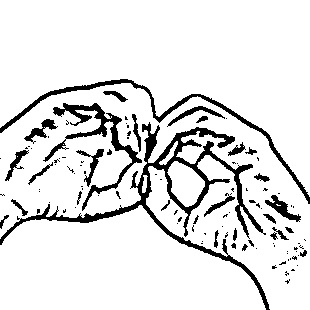
#> input picture dataSet/trainingData/B/154.jpg, 310 x 310 px, found by its file name
$ python preprocessing.py
#> lines starting #> are read from the running program, lines starting #| are printed output that depends on the picture; after the words box and inside, x2 and y2 are one past the last pixel; in counts of white or black regions, pixels touching at a corner belong together
### image_processing.py
# Import necessary libraries
import numpy as np
import cv2

# Set a minimum value for thresholding
minValue = 70

# Define a function named 'func' that takes a file path as an argument
def func(path):
    # Read an image from the specified file path
    frame = cv2.imread(path)

    # Convert the image to grayscale
    gray = cv2.cvtColor(frame, cv2.COLOR_BGR2GRAY)

    # Apply Gaussian blur to the grayscale image
    blur = cv2.GaussianBlur(gray, (5, 5), 2)

    # Apply adaptive thresholding to the blurred image
    th3 = cv2.adaptiveThreshold(blur, 255, cv2.ADAPTIVE_THRESH_GAUSSIAN_C, cv2.THRESH_BINARY_INV, 11, 2)

    # Apply thresholding using Otsu's method to the result of adaptive thresholding
    ret, res = cv2.threshold(th3, minValue, 255, cv2.THRESH_BINARY_INV + cv2.THRESH_OTSU)

    # Return the resulting image after thresholding
    return res

### preprocessing.py
# Import necessary libraries
import numpy as np
import cv2
import os

# Import the 'func' function from a module named 'image_processing'
from image_processing import func

# Set the data, train, and test folder locations
data_folder = "C:/Users/zaiba/Documents/Final_CoC/dataSet"
train_folder = "C:/Users/zaiba/Documents/Final_CoC/dataSet/trainingData"
test_folder = "C:/Users/zaiba/Documents/Final_CoC/dataSet/testingData"

# Create directories if they don't exist
if not os.path.exists(data_folder):
    os.makedirs(data_folder)
if not os.path.exists(train_folder):
    os.makedirs(train_folder)
if not os.path.exists(test_folder):
    os.makedirs(test_folder)

# Set paths
path = train_folder
path1 = data_folder
a = ['label']

# Add pixel column names to the list
for i in range(64 * 64):
    a.append("pixel" + str(i))

# Initialize variables
label = 0
var = 0
c1 = 0
c2 = 0

# Loop through directories and process images
for (dirpath, dirnames, filenames) in os.walk(path):
    for dirname in dirnames:
        print(dirname)

        # Loop through subdirectories and process image files
        for (direcpath, direcnames, files) in os.walk(path + "/" + dirname):
            if not os.path.exists(path1 + "/trainingData/" + dirname):
                os.makedirs(path1 + "/trainingData/" + dirname)
            if not os.path.exists(path1 + "/testingData/" + dirname):
                os.makedirs(path1 + "/testingData/" + dirname)

            # Use all images for both training and testing
            num = len(files)

            for file in files:
                var += 1
                actual_path = path + "/" + dirname + "/" + file
                actual_path1 = path1 + "/trainingData/" + dirname + "/" + file
                actual_path2 = path1 + "/testingData/" + dirname + "/" + file

                # Read the image and apply preprocessing using the 'func' function
                img = cv2.imread(actual_path, 0)
#> img is the input picture: shape (310, 310); min 0, max 255, mean 226.7
                bw_image = func(actual_path)
#> in func, `blur = cv2.GaussianBlur(gray, (5, 5), 2)`:
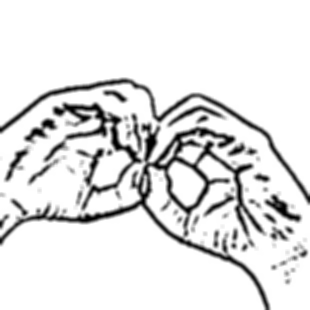
#> blur: shape (310, 310); min 0, max 255, mean 226.7
#> in func, `th3 = cv2.adaptiveThreshold(blur, 255, cv2.ADAPTIVE_THRESH_GAUSSIAN_C,..`:
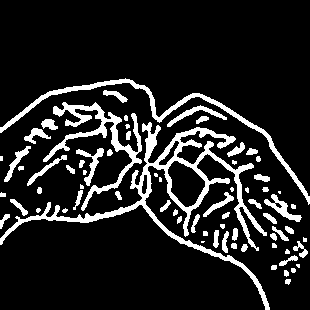
#> th3: shape (310, 310); 13.5% white; 71 white regions (14 under 20 px), largest, box (x1, y1, x2, y2) and area: (0, 122, 270, 310) 4898, (43, 102, 142, 211) 1906, (0, 78, 310, 205) 1830
#> in func, `ret, res = cv2.threshold(th3, minValue, 255, cv2.THRESH_BINARY_INV + c..`: ret = 0

                # Save the images to both training and testing folders
                cv2.imwrite(actual_path1, bw_image)
                cv2.imwrite(actual_path2, bw_image)

        label = label + 1

# Print statistics
print("Total images:", var)
print("Training set size:", var)
print("Testing set size:", var)
